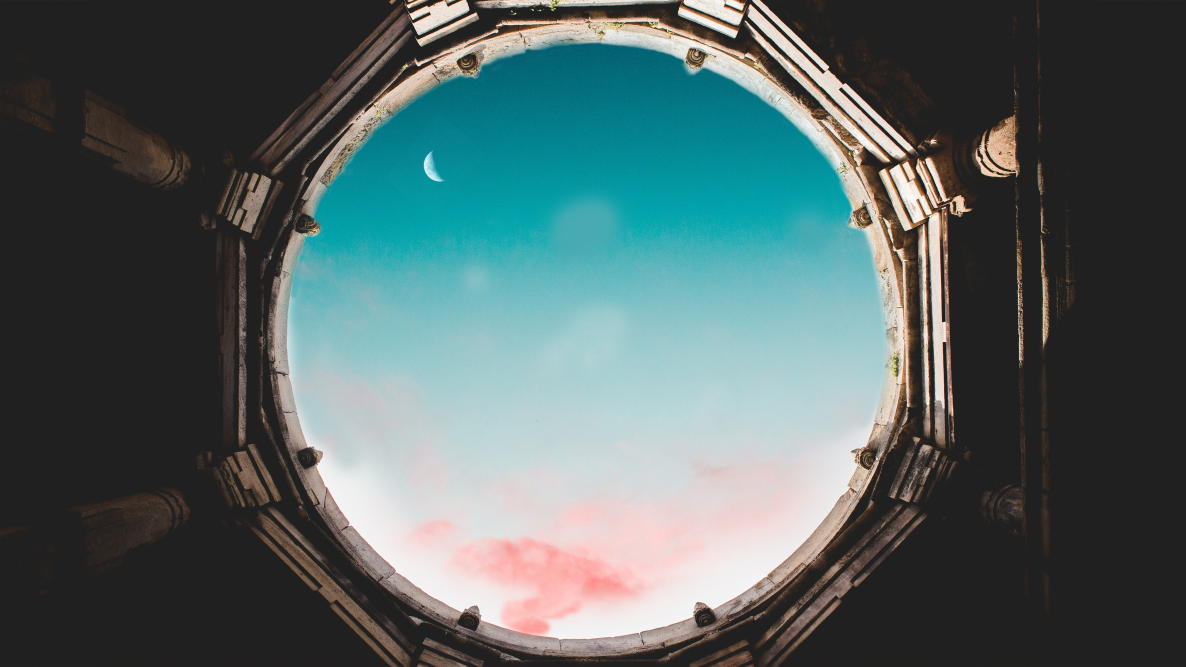
#> input picture FaaSMem-core/test/simple/execution_offload/image.jpg, 4742 x 2667 px (shown at 1/4 size)
$ python image_processing.py
#> lines starting #> are read from the running program, lines starting #| are printed output that depends on the picture
from PIL import Image
import time


def gray_scale(image, file_name):
    path = "gray-scale-" + file_name
    img = image.convert('L')
    img.save(path)
    return [path]


def image_processing(file_name, image_path):
#> called with file_name = 'image.jpg', image_path = 'image.jpg'
    path_list = []
    start = time.time()
    with Image.open(image_path) as image:
#> image is the input picture: PIL image 4742x2667 RGB; mean R, G, B 82.4, 99.5, 99.3
        tmp = image
        # path_list += ops.flip(image, file_name)
        # path_list += ops.rotate(image, file_name)
        # path_list += ops.filter(image, file_name)
        path_list += gray_scale(image, file_name)
#> in gray_scale, `img = image.convert('L')`:
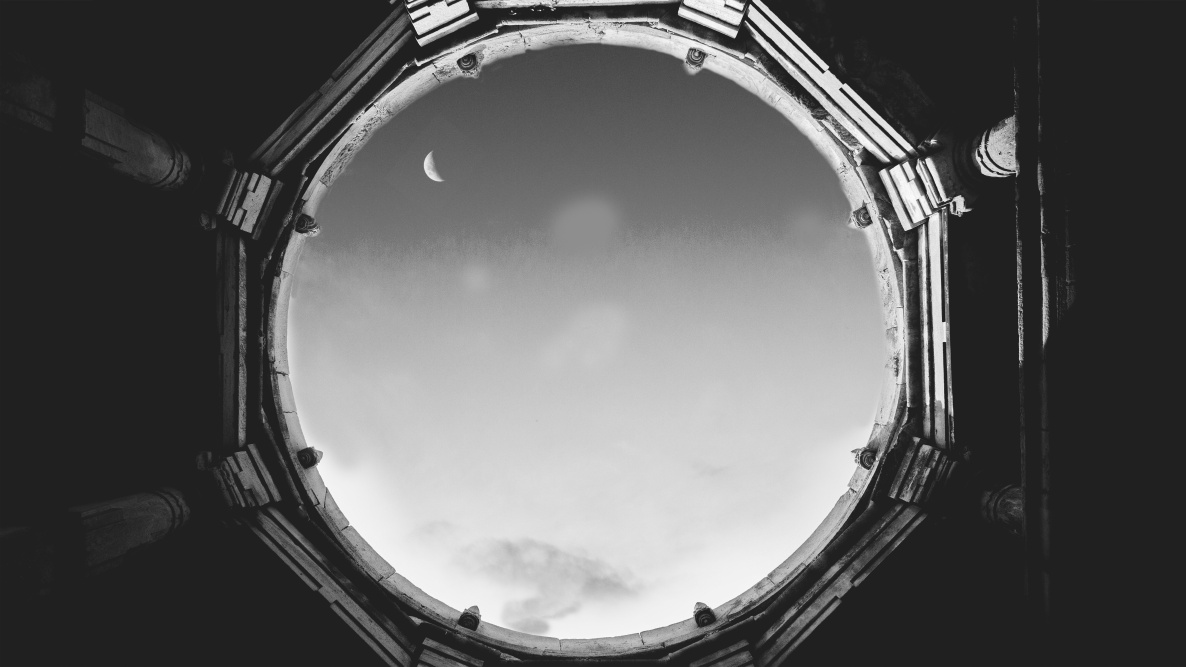
#> img: PIL image 4742x2667 L (shown at 1/4 size); min 8, max 255, mean 94.4
#> path_list = ['gray-scale-image.jpg']
        # path_list += ops.resize(image, file_name)

    latency = time.time() - start
    return latency, path_list


def handler(handler_context):

    # Simulate download
    time.sleep(0)

    latency, path_list = image_processing('image.jpg', 'image.jpg')
#> latency = 1.37; path_list = ['gray-scale-image.jpg']

    # Simulate upload
    time.sleep(0)


handler({})
